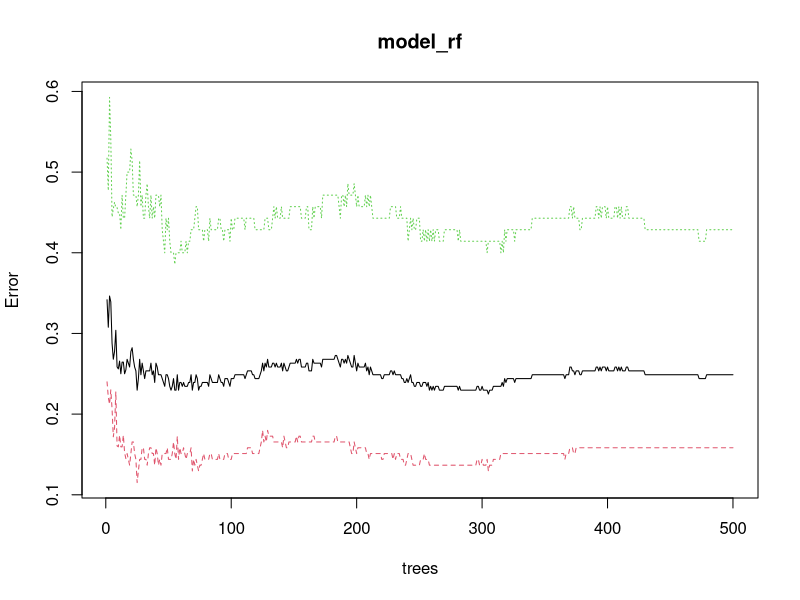

R code for this plot: (Note: this script raises an error after producing the figure.)
#1-Data Acquisition
#Load Diabetes in Pima Indian Women dataset
library(MASS)
data("Pima.te")

#2-Divide Dataset
#we will divide dataset into training data and testing data
set.seed(2)
library(caTools) #sample.split function is present in this package

split <- sample.split(Pima.te, SplitRatio = 0.7) 
#split

training_rf <- subset(Pima.te, split== 'TRUE')
testing_rf <- subset(Pima.te, split== 'FALSE')

#3-Implementing dt model
library(randomForest)

model_rf<- randomForest(type ~ ., data = training_rf)
model_rf

#plotting the result as a tree
plot(model_rf, margin = 0.1)
text(model_rf, use.n = TRUE, pretty = TRUE, cex=0.8)

#to find priorities of variables based on GINI INDEX
#next two functions are under library 'randomForest' not applicable for decision tree model
importance(model_rf)
varImpPlot(model_rf)

#4-prediction and accuracy of model
pred <- predict(model_rf, testing_rf, type = 'class')
#here this model predict values of probabilities thats why to convert them
# into 'yes' or 'no' we must have to use type='class' 
#otherwise in confusionmatrix function error will occur...beware
pred


library(caret)
confusionMatrix(table(pred, testing_rf$type))

#5-predicting for new dataset
new_data <- list(npreg=4, glu=110, bp=45, skin=47, bmi=51.3, ped=0.776, age=30)
predicted_type<- predict(model_rf, new_data)
predicted_type
